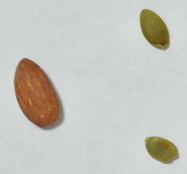
%> input picture demo_files/I2_07_2_1_nuts.png, 187 x 174 px
$ octave I2_07_2_1_filter_others.m   (GNU Octave 9; MATLAB toolbox functions it lacks are replaced by stand-ins)
%> lines starting %> are read from the running program, lines starting %| are printed output that depends on the picture
clear;clc;close all;imtool close all

%% 画像の読込み
Inuts = imread('I2_07_2_1_nuts.png');
%> Inuts is the input picture: size 174x187x3 uint8; mean R, G, B 198.1, 197.6, 191.1
figure;imshow(Inuts);

%% 平均化フィルター
Iave    = imfilter(Inuts,fspecial('average',5)); %平均化フィルタ
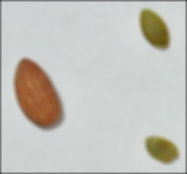
%> Iave: size 174x187x3 uint8; mean R, G, B 195.3, 194.8, 188.3
imshow([Inuts Iave]);truesize;shg;
%> after `imshow([Inuts Iave])`:
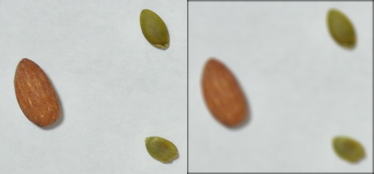
%> displayed picture: size 174x374x3, on the screen's scale of 0 to 255; mean R, G, B 196.7, 196.2, 189.7

%% Guided filter (R2014a)
Iguided = imguidedfilter(Inuts);       %エッジ保存型の平滑化
imshow([Inuts Iave Iguided]);truesize;shg;
%> after `imshow([Inuts Iave Iguided])`:
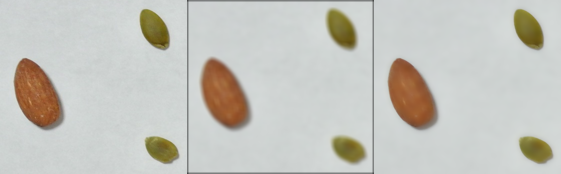
%> displayed picture: size 174x561x3, on the screen's scale of 0 to 255; mean R, G, B 197.2, 196.7, 190.1

%%
% Copyright 2014 The MathWorks, Inc.

$ run again, with demo_files/I2_06_2_stitch1.png copied over demo_files/I2_07_2_1_nuts.png
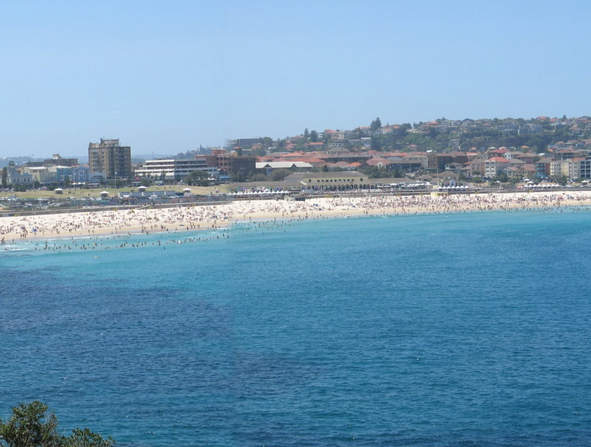
%> input picture demo_files/I2_06_2_stitch1.png, 591 x 447 px
%> Inuts is the input picture: size 447x591x3 uint8; mean R, G, B 112.5, 153.2, 181.6
%> `imshow([Inuts Iave])`:
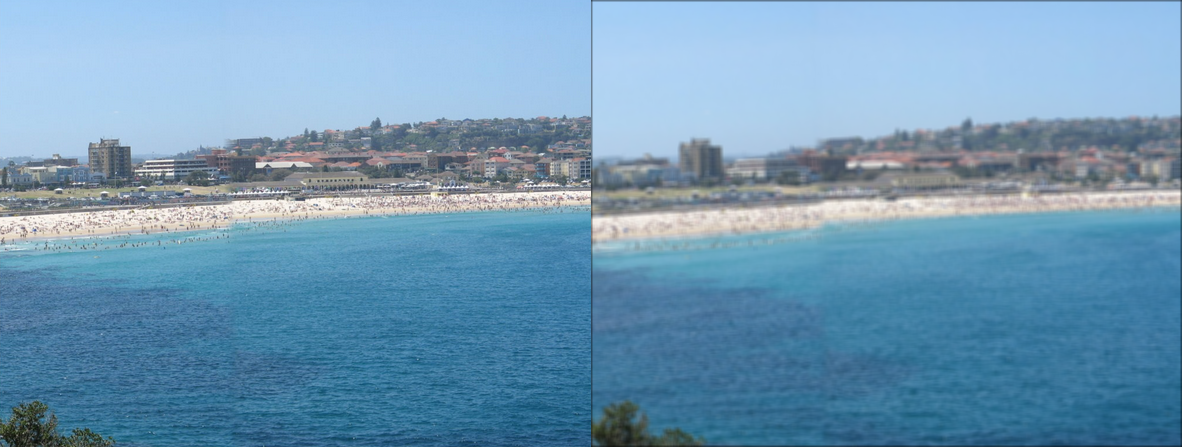
%> displayed picture: size 447x1182x3, on the screen's scale of 0 to 255; mean R, G, B 112.3, 152.9, 181.2
%> `imshow([Inuts Iave Iguided])`:
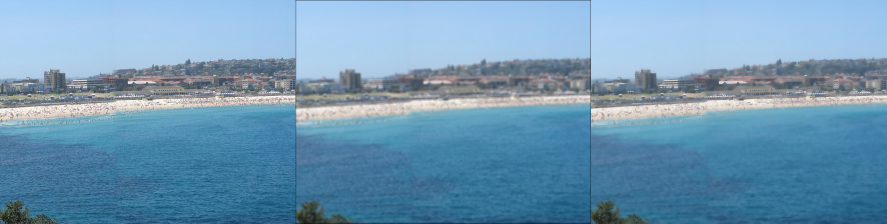
%> displayed picture: size 447x1773x3, on the screen's scale of 0 to 255 (shown at 1/2 size); mean R, G, B 112.3, 153, 181.4
